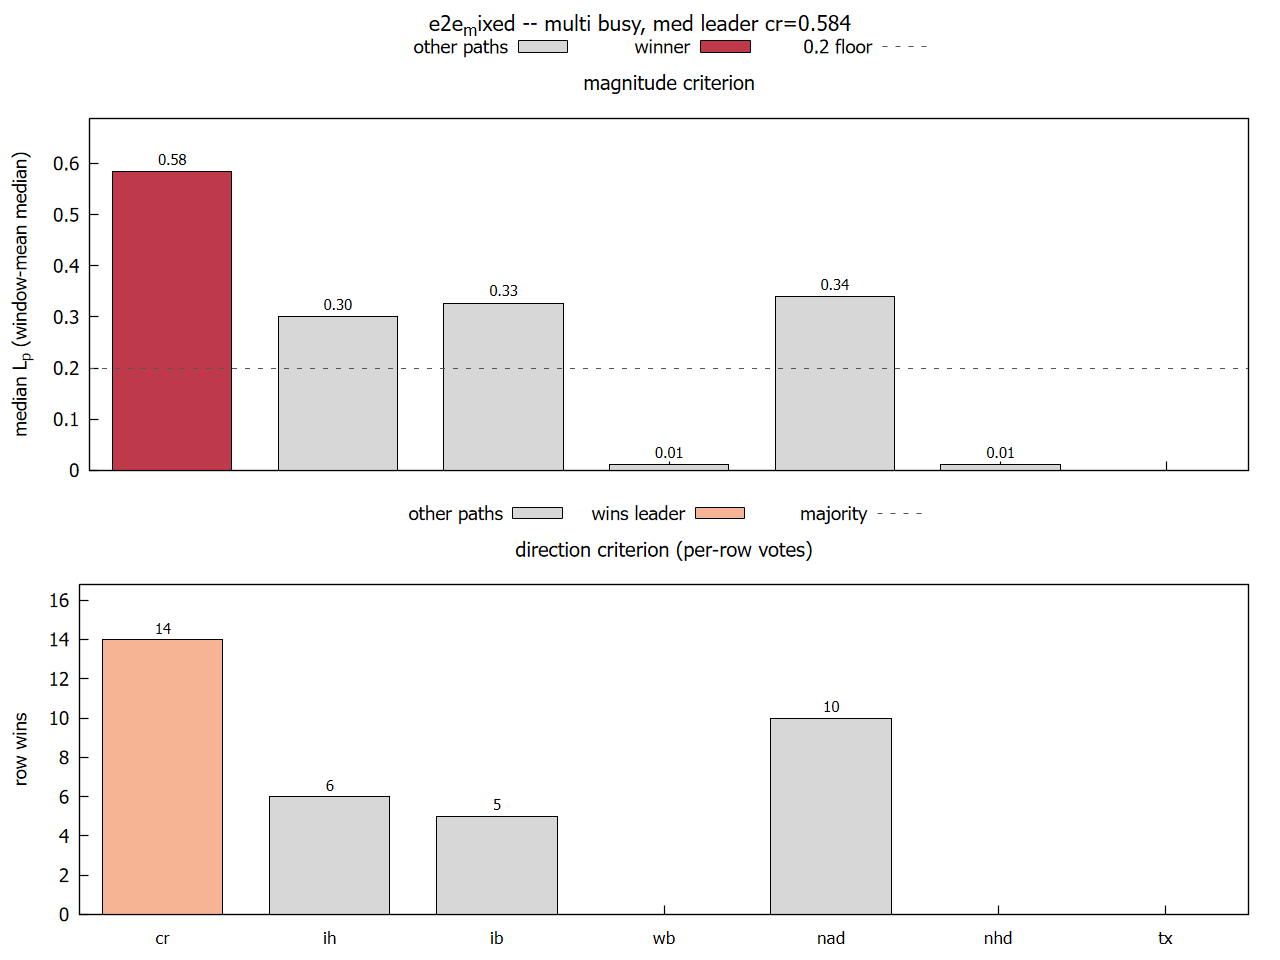

Write gnuplot code to recreate this figure.
set terminal pngcairo size 1280,960 font ",14"
set output "reports/e2e_mixed_paths.png"
set encoding utf8
set border 15 lw 1.2
set xtics nomirror
set ytics nomirror
set boxwidth 0.72
set style fill solid 0.85 border -1
set multiplot layout 2,1 title "e2e_mixed -- multi busy, med leader cr=0.584" font ",16"

# ---- panel 1: magnitude criterion ----
set xrange [0.5:7.5]
set yrange [0:0.689]
set format x ""
set ylabel "median L_p (window-mean median)" font ",14"
set title "magnitude criterion" font ",15"
set key outside top center horizontal
plot "reports/e2e_mixed_paths_mag.dat" using 1:2 with boxes lc rgb "#D0D0D0" title "other paths", \
     "reports/e2e_mixed_paths_mag.dat" using 1:($1==1 ? $2 : NaN) with boxes lc rgb "#B2172B" title "winner", \
     0.2 with lines dashtype 2 lc rgb "#555555" title "0.2 floor", \
     "reports/e2e_mixed_paths_mag.dat" using 1:($2+0.035*0.689):($2>0.0005 ? sprintf("%.2f",$2) : "") with labels font ",11" notitle

# ---- panel 2: direction criterion ----
set xrange [0.5:7.5]
set yrange [0:16.800]
set format x
set xtics ("cr" 1, "ih" 2, "ib" 3, "wb" 4, "nad" 5, "nhd" 6, "tx" 7) font ",13"
set ylabel "row wins" font ",14"
set title "direction criterion (per-row votes)" font ",15"
set key outside top center horizontal
plot "reports/e2e_mixed_paths_dir.dat" using 1:2 with boxes lc rgb "#D0D0D0" title "other paths", \
     "reports/e2e_mixed_paths_dir.dat" using 1:($1==1 ? $2 : NaN) with boxes lc rgb "#F5A682" title "wins leader", \
     17.50 with lines dashtype 2 lc rgb "#555555" title "majority", \
     "reports/e2e_mixed_paths_dir.dat" using 1:($2+0.035*16.800):($2>0 ? sprintf("%d",$2) : "") with labels font ",11" notitle

unset multiplot
